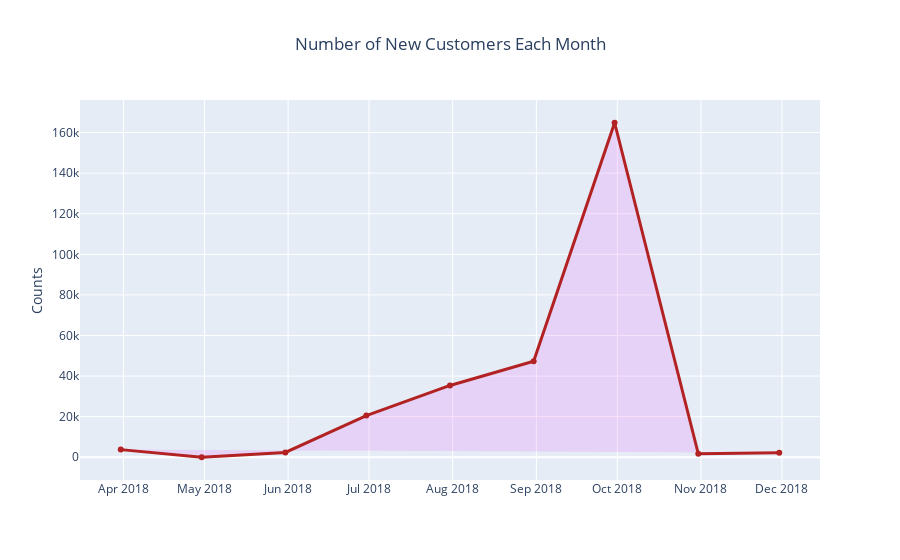

The notebook cell this image was saved under:
### Markdown cell above
## Figure 6

### Code cell
def new_customers_chart(df):
    """Create a timeline plot for the number of new customers enrolled each month.
    
        Args:
            df (DataFrame): Pyspark Dataframe object
        Returns:
            None
        
    """
        
    registrations = df[["registration", "userId"]].dropna()
    registrations["date"] = pd.to_datetime([datetime.datetime.fromtimestamp(date/1000) for date in registrations.registration])
    series = registrations.resample('M', on='date').count()["registration"]
    fig = go.Figure()
    x=series.index.tolist()
    y=series.tolist()
    fig.add_trace(go.Scatter(x=x, y=y, line = dict(color='firebrick', width=3),
                             hovertext=["Total number of new customers at `{}` is {}".format(x[i], y[i]) for i,bar in enumerate(x)],
                             hoverinfo="text", mode='lines+markers', name='lines+markers', 
                             fill='toself', fillcolor='rgba(231,107,243,0.2)'))
    fig.update_layout(
            title=go.layout.Title(
                text="Number of New Customers Each Month",
                x=0.5,
            ),
            yaxis=go.layout.YAxis(
                title=go.layout.yaxis.Title(
                    text="Counts",
                )
            )
        )
    fig.show()
    
new_customers_chart(df)

### Figure 1 — Plotly figure (JSON) as saved in the notebook; plotly's stock layout.template omitted (floating-point values rounded to 4 significant figures)
{"data": [{"fill": "toself", "fillcolor": "rgba(231,107,243,0.2)", "hoverinfo": "text", "hovertext": ["Total number of new customers at `2018-03-31 00:00:00` is 3761", "Total number of new customers at `2018-04-30 00:00:00` is 0", "Total number of new customers at `2018-05-31 00:00:00` is 2391", "Total number of new customers at `2018-06-30 00:00:00` is 20523", "Total number of new customers at `2018-07-31 00:00:00` is 35382", "Total number of new customers at `2018-08-31 00:00:00` is 47324", "Total number of new customers at `2018-09-30 00:00:00` is 164834", "Total number of new customers at `2018-10-31 00:00:00` is 1682", "Total number of new customers at `2018-11-30 00:00:00` is 2257"], "line": {"color": "firebrick", "width": 3}, "mode": "lines+markers", "name": "lines+markers", "type": "scatter", "x": ["2018-03-31T00:00:00", "2018-04-30T00:00:00", "2018-05-31T00:00:00", "2018-06-30T00:00:00", "2018-07-31T00:00:00", "2018-08-31T00:00:00", "2018-09-30T00:00:00", "2018-10-31T00:00:00", "2018-11-30T00:00:00"], "y": [3761, 0, 2391, 20523, 35382, 47324, 164834, 1682, 2257]}], "layout": {"title": {"text": "Number of New Customers Each Month", "x": 0.5}, "yaxis": {"title": {"text": "Counts"}}}}
